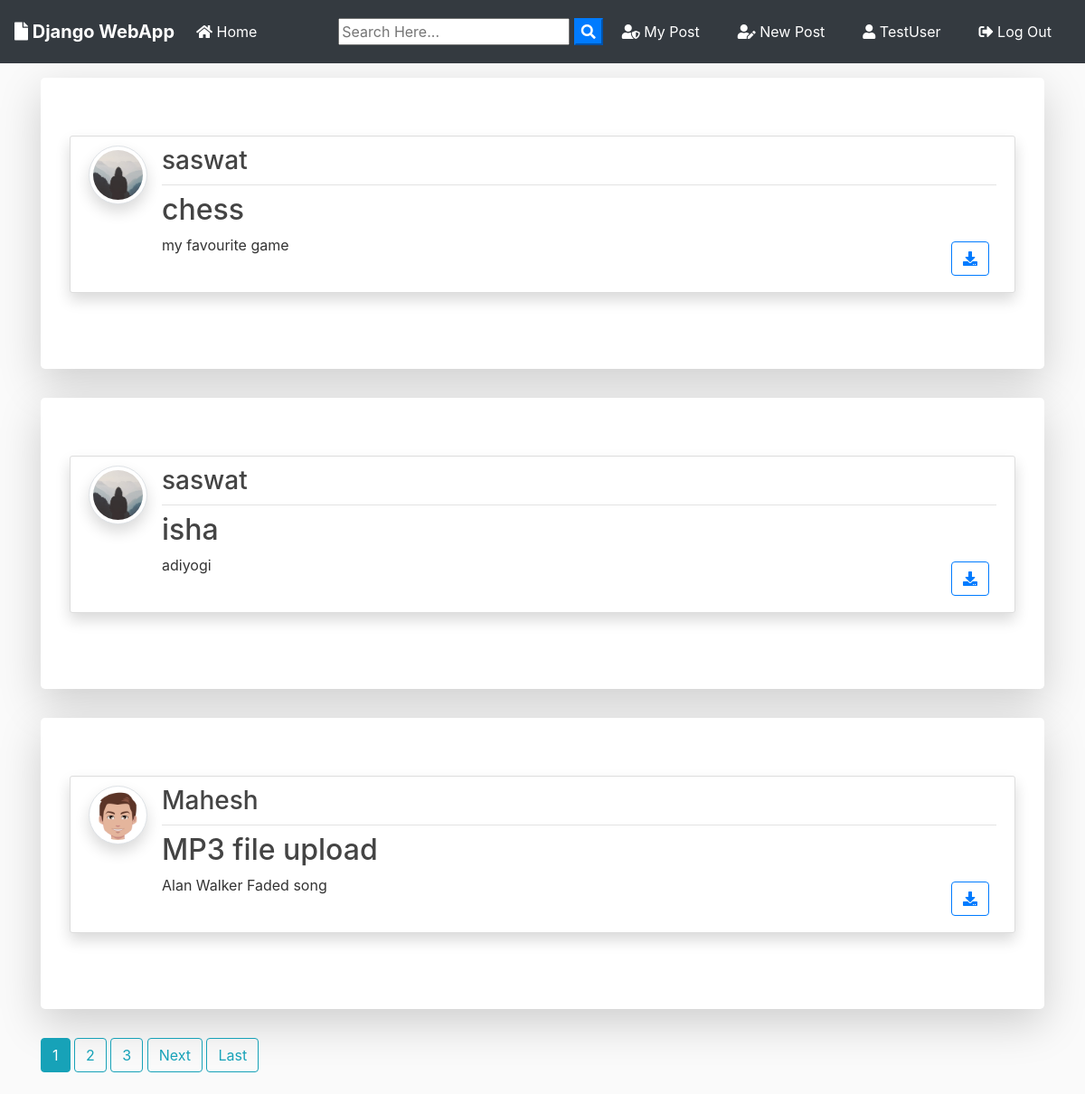
Screenshot of / (signed in) with the database file from the repository.
### blog/models.py (models this page shows, shortened)
class Post(models.Model):
	title = models.CharField(max_length=100)
	file = models.FileField(null=True,blank=True,upload_to='Files')
	content = models.TextField()
	date_posted = models.DateTimeField(default=timezone.now)
	author = models.ForeignKey(User, on_delete=models.CASCADE)

### users/models.py (models this page shows, shortened)
class Profile(models.Model):
    user = models.OneToOneField(User, on_delete=models.CASCADE)
    image = models.ImageField(default='default.jpg', upload_to='profile_pics')

### blog/views.py (the view)
# urls.py: path('', PostListView.as_view(), name='blog-home'),
class PostListView(ListView):
    model = Post
    template_name = 'blog/home.html'  # <app>/<model>_<viewtype>.html
    context_object_name = 'posts'
    ordering = ['-date_posted']
    paginate_by = 3

### blog/templates/blog/home.html (shortened to what this page needs)
{% extends "blog/base.html" %}
{% block content %}
    {% for post in posts %}
      <div class="jumbotron mt-3 bg-white shadow-lg">
      <article class="media content-section shadow">
        <a href="{{ post.author.profile.image.url }} " target="_blank"> <img src="{{ post.author.profile.image.url }}  " alt="" class="article-img rounded-circle img-thumbnail img-fluid shadow">
        </a>
        <div class="media-body">
          <div class="article-metadata d-flex justify-content-between">
            <a class="mr-2 " href="{% url 'user-posts' post.author.username  %}"><h3>{{ post.author }}</h3></a>
          </div>
          <h2><a class="article-title text-justify " href="{% url 'post-detail' post.id %}">{{ post.title }}</a></h2>
          <div class="d-flex justify-content-between">
            <p class="article-content text-justify text-truncate overflow-hidden">{{ post.content }}</p>
            {% if post.file %}
          <div class="form-group mt-0 pt-0  m-2">
            <a class="btn btn-outline-primary  btn-d "  href="{{ post.file.url }}"  download type="submit"><i class="fas fa-download"></i></a>
          </div>
          {% endif %}
          </div>
        </div>
      </article>
      </div>
    {% endfor %}
    {% if is_paginated %}
      {% for num in page_obj.paginator.page_range %}
        {% if page_obj.number == num %}
          <a class="btn btn-info mb-4" href="?page={{ num }}">{{ num }}</a>
        {% elif num > page_obj.number|add:'-3' and num < page_obj.number|add:'3' %}
          <a class="btn btn-outline-info mb-4" href="?page={{ num }}">{{ num }}</a>
        {% endif %}
      {% endfor %}
      {% if page_obj.has_next %}
        <a class="btn btn-outline-info mb-4" href="?page={{ page_obj.next_page_number }}">Next</a>
        <a class="btn btn-outline-info mb-4" href="?page={{ page_obj.paginator.num_pages }}">Last</a>
      {% endif %}
    {% endif %}
{% endblock content %}

### blog/templates/blog/base.html (shortened to what this page needs)
{% load static %}
<!doctype html>
<html lang="en">
  <head>
    <link rel="stylesheet" href="https://stackpath.bootstrapcdn.com/bootstrap/4.3.1/css/bootstrap.min.css">
    <link rel="stylesheet" href="https://use.fontawesome.com/releases/v5.8.1/css/all.css" >
    <link rel="stylesheet" href="{% static 'blog/main.css' %}">
</head>
  <body>
        <nav class="navbar navbar-expand-lg navbar-dark bg-dark">
                <a class="navbar-brand font-weight-bold" href="{% url 'blog-home' %}"><i class="fas fa-file"></i> Django WebApp</a>
                <div class="collapse navbar-collapse" id="navbarSupportedContent">
                  <ul class="navbar-nav mr-auto">
                    <li class="nav-item active">
                      <a class="nav-link" href="{% url 'blog-home' %}"><i class="fas fa-home"></i> Home <span class="sr-only">(current)</span></a>
                    </li>
                  </ul>
                  <form id="searchform" action="{% url 'search' %}" method="get">
                    <input type="text" name="q" type="text" value="{{ request.GET.q }}" placeholder="Search Here..." />
                    <button type="button" onclick="searchform.submit()" class=" text-white my-color btn-primary"><i class="fa fa-search"></i></button>
                </form>
                    {% if user.is_authenticated %}
                    <a href="{% url 'user-posts' user %}" class="btn text-white m-2"><i class="fas fa-user-shield"></i> My Post</a>
                    <a href="{% url 'post-create' %} " class="btn text-white m-2"><i class="fas fa-user-edit"></i> New Post</a>
                    <a href="{% url 'profile' %} " class="btn text-white m-2"><i class="fas fa-user"></i> {{ user.username }}</a>
                    <a href="{% url 'logout' %} " class="btn text-white m-2"><i class="fas fa-sign-out-alt"></i> Log Out</a>
                    {% else %}
                    <a href="{% url 'login' %} " class="btn text-white m-2"><i class="fas fa-user-tie"></i> Log In</a>
                    <a href="{% url 'register' %} " class="btn text-white m-2"> <i class="fas fa-sign-in-alt"></i> Sign Up</a>
                    {% endif %}
                </div>
              </nav>
      <div class="container my-bg">
    {% block content %}
    {% endblock  %}
</div>
  </body>
</html>

### blog/static/blog/main.css (style rules this page uses)
body { background: #fafafa; color: #333333; margin-top: 0; }
h1, h2, h3, h4, h5, h6 { color: #444444; }
ul { margin: 0; }
.content-section { background: #ffffff; padding: 10px 20px; border: 1px solid #dddddd; border-radius: 3px; margin-bottom: 20px; }
.article-title { color: #444444; }
.article-content { white-space: pre-line; }
.article-img { height: 65px; width: 65px; margin-right: 16px; }
.article-metadata { padding-bottom: 1px; margin-bottom: 4px; border-bottom: 1px solid #e3e3e3 }

### rows the page displays
Post: author.profile.image (placeholder picture), author "saswat", title "chess", content "my favourite game"
Post: author.profile.image (placeholder picture), author "saswat", title "isha", content "adiyogi"
Post: author.profile.image (picture), author "Mahesh", title "MP3 file upload", content "Alan Walker Faded song"

### other values shown
{{ user.username }} "TestUser"
{{ num }} "1"
{{ num }} "2" "3"
